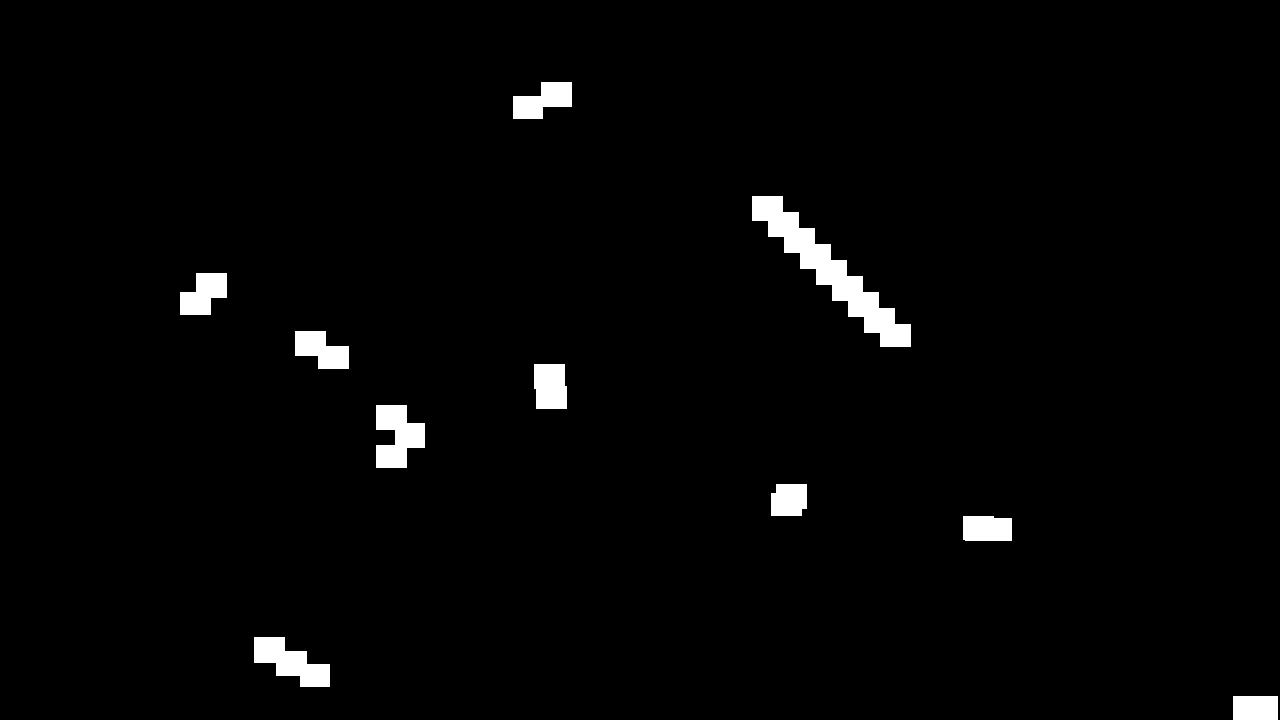
#> input picture OpenCV/hw3/images/3_a.jpg, 1280 x 720 px, given in place of 20-2851.tif, which was not available
$ python p2.py
#> lines starting #> are read from the running program, lines starting #| are printed output that depends on the picture; after the words box and inside, x2 and y2 are one past the last pixel; in counts of white or black regions, pixels touching at a corner belong together; pictures that were not available may be replaced by others from this repository, and a replacement may not be noted
import cv2
import math
from matplotlib.colors import Normalize
import numpy as np
import matplotlib.pyplot as plt

def imread(path):
#> called with path = './images/20-2851.tif'
    img = cv2.imread(path)
#> img is the input picture: shape (720, 1280, 3); min 0, max 255, mean 5.3
    img = img[:,:,[2,1,0]]
    return img

def plot(pos, img, title):
    plt.subplot(pos)
    plt.xticks([]), plt.yticks([])
    plt.title(title)
    plt.imshow(img, norm = None)

def show():
    plt.show()

def save(path, img):
    plt.imsave(path, img)

def regionAVG(img, x_range, y_range):
    res = np.zeros(3, dtype='float64')
    for ch in range(3):
        res[ch] = np.sum(img[x_range[0]:x_range[1],y_range[0]:y_range[1],ch])
#> after the loop, res = [0, 0, 0]
    divide = (x_range[1] - x_range[0]) * (y_range[1] - y_range[0])
    res = res / divide
    res = np.uint8(res)
    return res

def colorSegment(img, color, radius = 10):
    h, w, c = img.shape
    res = np.zeros((h, w, c), dtype='uint8')
    for x in range(h):
        for y in range(w):
            if math.dist(img[x , y, :], color) <= radius:
                res[x, y, :] = [255, 255, 255]
    return res

if __name__ == '__main__':
    img = imread('./images/20-2851.tif')
    plot(121, img, 'Origin')
    x_range, y_range = [730, 830], [423, 523]
    color = regionAVG(img, x_range, y_range)
#> color = [0, 0, 0]
    segmentation = colorSegment(img, color, 35)
#> after the loop in colorSegment, `for x in range(h):`:
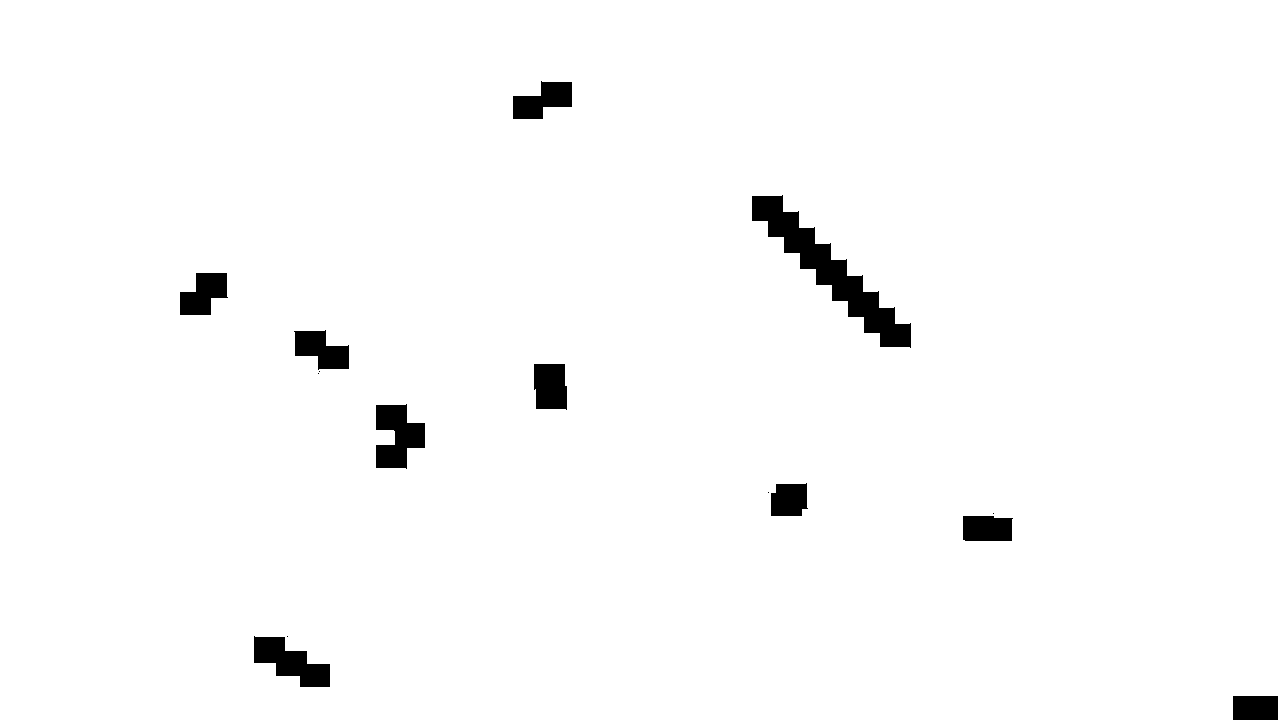
#> res: shape (720, 1280, 3); 97.9% white; 15 black regions (5 under 20 px), largest, box (x1, y1, x2, y2) and area: (752, 195, 911, 348) 5843, (376, 404, 425, 469) 2121, (254, 636, 330, 687) 2080
    plot(122, segmentation, 'Segmentation')
    show()
#> in show, `plt.show()`:
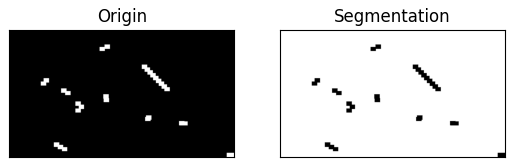
#> figure drawn by matplotlib, 2 panels
    save('./images/20-2851_segmentation.jpg', segmentation)

$ run again, on OpenCV/hw3/images/3_b.jpg
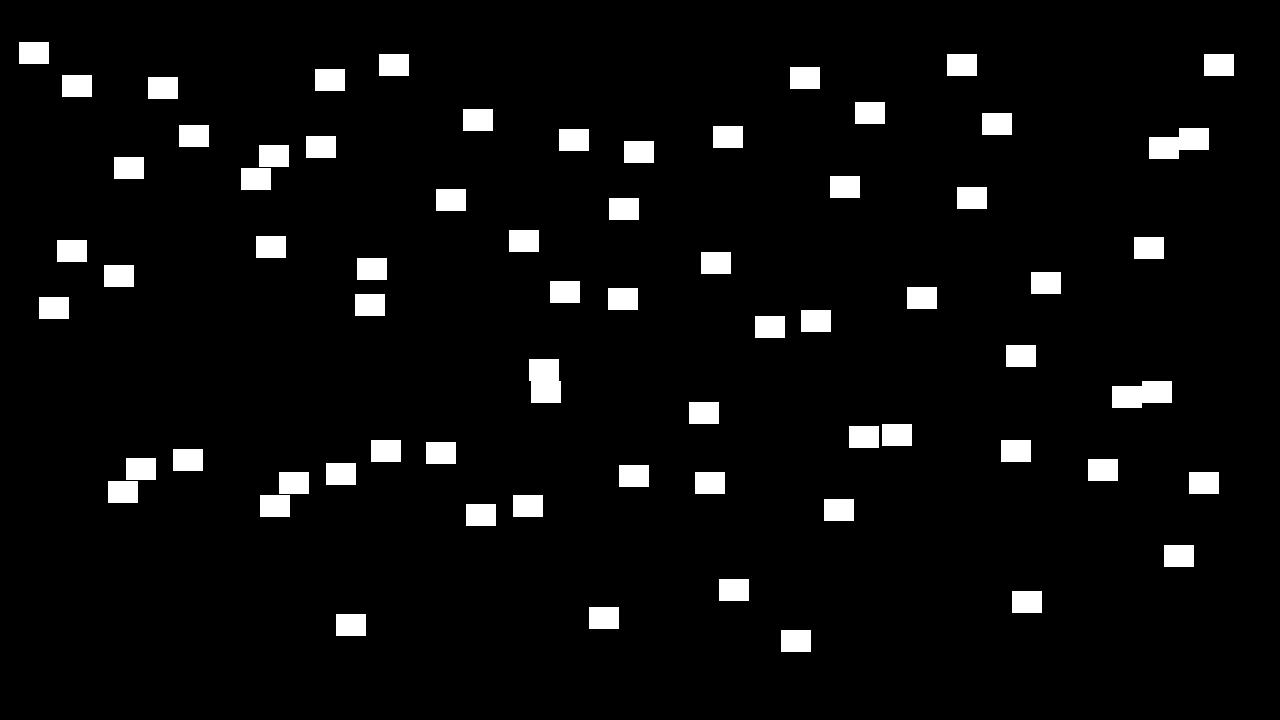
#> input picture OpenCV/hw3/images/3_b.jpg, 1280 x 720 px, given in place of 20-2851.tif, which was not available
#> in imread, img is the input picture: shape (720, 1280, 3); min 0, max 255, mean 12.8
#> after the loop in regionAVG, `for ch in range(3):`: res = [0, 0, 0]
#> after the loop in colorSegment, `for x in range(h):`:
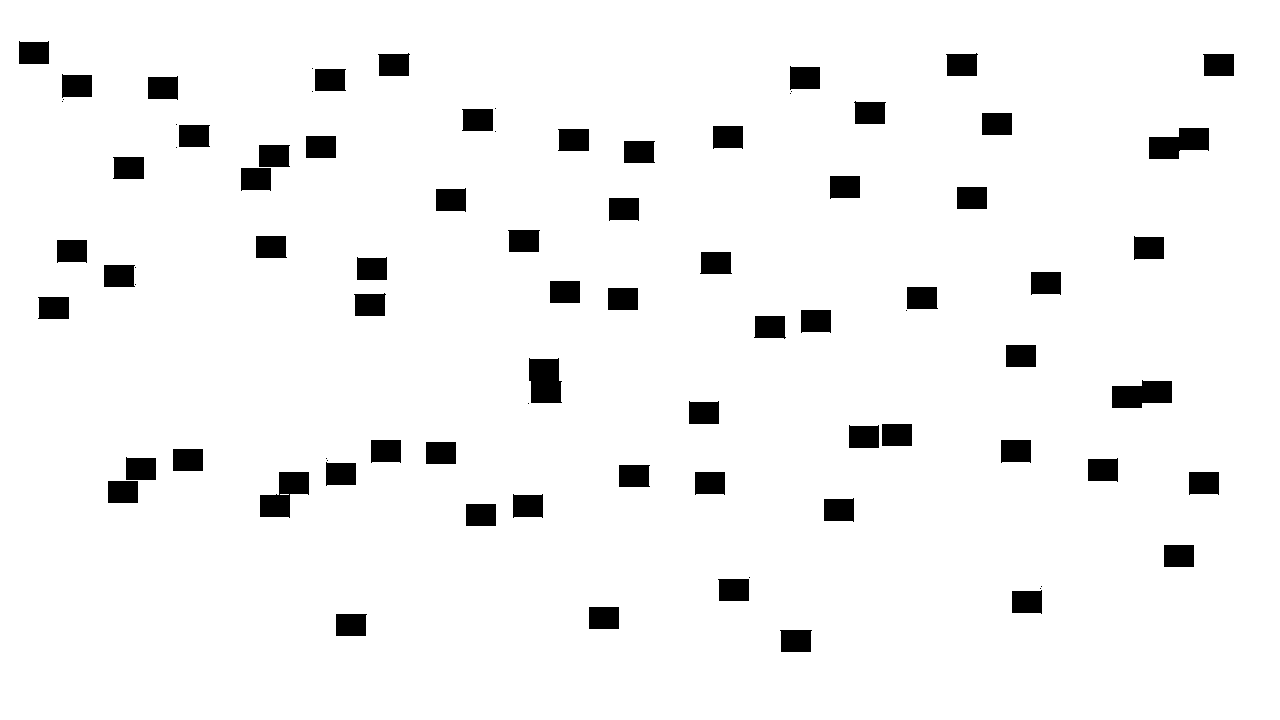
#> res: shape (720, 1280, 3); 95% white; 85 black regions (19 under 20 px), largest, box (x1, y1, x2, y2) and area: (260, 472, 309, 518) 1325, (529, 358, 562, 403) 1324, (1149, 128, 1209, 159) 1322
#> in show, `plt.show()`:
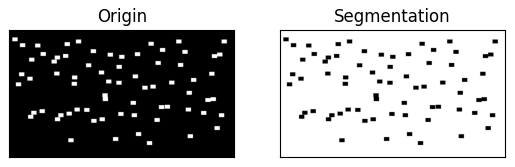
#> figure drawn by matplotlib, 2 panels
